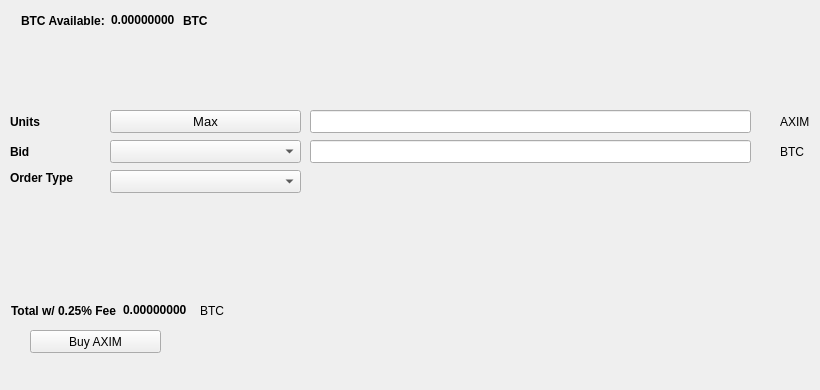
   <widget class="QWidget" name="BuyTab">
    <attribute name="title">
     <string>Buy</string>
    </attribute>
    <widget class="QPushButton" name="BuyAXIM">
     <property name="geometry">
      <rect>
       <x>30</x>
       <y>330</y>
       <width>131</width>
       <height>23</height>
      </rect>
     </property>
     <property name="text">
      <string>Buy AXIM</string>
     </property>
     <property name="icon">
      <iconset resource="../axim.qrc">
       <normaloff>:/icons/bitcoin</normaloff>:/icons/bitcoin</iconset>
     </property>
    </widget>
    <widget class="QLabel" name="label_3">
     <property name="geometry">
      <rect>
       <x>10</x>
       <y>110</y>
       <width>46</width>
       <height>23</height>
      </rect>
     </property>
     <property name="font">
      <font>
       <weight>75</weight>
       <bold>true</bold>
      </font>
     </property>
     <property name="text">
      <string>Units</string>
     </property>
    </widget>
    <widget class="QLineEdit" name="UnitsInput">
     <property name="geometry">
      <rect>
       <x>310</x>
       <y>110</y>
       <width>441</width>
       <height>23</height>
      </rect>
     </property>
     <property name="font">
      <font>
       <pointsize>9</pointsize>
       <weight>75</weight>
       <bold>true</bold>
      </font>
     </property>
    </widget>
    <widget class="QLineEdit" name="BuyBidPriceEdit">
     <property name="geometry">
      <rect>
       <x>310</x>
       <y>140</y>
       <width>441</width>
       <height>23</height>
      </rect>
     </property>
     <property name="font">
      <font>
       <pointsize>9</pointsize>
       <weight>75</weight>
       <bold>true</bold>
      </font>
     </property>
    </widget>
    <widget class="QLabel" name="label_4">
     <property name="geometry">
      <rect>
       <x>780</x>
       <y>110</y>
       <width>31</width>
       <height>23</height>
      </rect>
     </property>
     <property name="text">
      <string>AXIM</string>
     </property>
    </widget>
    <widget class="QLabel" name="label_5">
     <property name="geometry">
      <rect>
       <x>780</x>
       <y>140</y>
       <width>31</width>
       <height>23</height>
      </rect>
     </property>
     <property name="text">
      <string>BTC</string>
     </property>
    </widget>
    <widget class="QLabel" name="label_6">
     <property name="geometry">
      <rect>
       <x>10</x>
       <y>140</y>
       <width>46</width>
       <height>23</height>
      </rect>
     </property>
     <property name="font">
      <font>
       <weight>75</weight>
       <bold>true</bold>
      </font>
     </property>
     <property name="text">
      <string>Bid</string>
     </property>
    </widget>
    <widget class="QLabel" name="label_7">
     <property name="geometry">
      <rect>
       <x>10</x>
       <y>170</y>
       <width>91</width>
       <height>16</height>
      </rect>
     </property>
     <property name="font">
      <font>
       <weight>75</weight>
       <bold>true</bold>
      </font>
     </property>
     <property name="text">
      <string>Order Type</string>
     </property>
    </widget>
    <widget class="QPushButton" name="Buy_Max_Amount">
     <property name="geometry">
      <rect>
       <x>110</x>
       <y>110</y>
       <width>191</width>
       <height>23</height>
      </rect>
     </property>
     <property name="font">
      <font>
       <pointsize>10</pointsize>
      </font>
     </property>
     <property name="text">
      <string>Max</string>
     </property>
    </widget>
    <widget class="QComboBox" name="BuyBidcomboBox">
     <property name="geometry">
      <rect>
       <x>110</x>
       <y>140</y>
       <width>191</width>
       <height>23</height>
      </rect>
     </property>
     <property name="font">
      <font>
       <pointsize>10</pointsize>
      </font>
     </property>
    </widget>
    <widget class="QComboBox" name="buyOrdertypeCombo">
     <property name="geometry">
      <rect>
       <x>110</x>
       <y>170</y>
       <width>191</width>
       <height>23</height>
      </rect>
     </property>
     <property name="font">
      <font>
       <pointsize>10</pointsize>
      </font>
     </property>
    </widget>
    <widget class="QWidget" name="layoutWidget1">
     <property name="geometry">
      <rect>
       <x>21</x>
       <y>11</y>
       <width>227</width>
       <height>19</height>
      </rect>
     </property>
     <layout class="QHBoxLayout" name="horizontalLayout_3">
      <item>
       <widget class="QLabel" name="label232">
        <property name="font">
         <font>
          <weight>75</weight>
          <bold>true</bold>
         </font>
        </property>
        <property name="text">
         <string>BTC Available:</string>
        </property>
       </widget>
      </item>
      <item>
       <widget class="QLabel" name="BtcAvailableLbl">
        <property name="palette">
         <palette>
          <active>
           <colorrole role="WindowText">
            <brush brushstyle="SolidPattern">
             <color alpha="255">
              <red>0</red>
              <green>0</green>
              <blue>0</blue>
             </color>
            </brush>
           </colorrole>
           <colorrole role="Button">
            <brush brushstyle="SolidPattern">
             <color alpha="255">
              <red>0</red>
              <green>170</green>
              <blue>0</blue>
             </color>
            </brush>
           </colorrole>
           <colorrole role="Light">
            <brush brushstyle="SolidPattern">
             <color alpha="255">
              <red>0</red>
              <green>255</green>
              <blue>0</blue>
             </color>
            </brush>
           </colorrole>
           <colorrole role="Midlight">
            <brush brushstyle="SolidPattern">
             <color alpha="255">
              <red>0</red>
              <green>212</green>
              <blue>0</blue>
             </color>
            </brush>
           </colorrole>
           <colorrole role="Dark">
            <brush brushstyle="SolidPattern">
             <color alpha="255">
              <red>0</red>
              <green>85</green>
              <blue>0</blue>
             </color>
            </brush>
           </colorrole>
           <colorrole role="Mid">
            <brush brushstyle="SolidPattern">
             <color alpha="255">
              <red>0</red>
              <green>113</green>
              <blue>0</blue>
             </color>
            </brush>
           </colorrole>
           <colorrole role="Text">
            <brush brushstyle="SolidPattern">
             <color alpha="255">
              <red>0</red>
              <green>170</green>
              <blue>0</blue>
             </color>
            </brush>
           </colorrole>
           <colorrole role="BrightText">
            <brush brushstyle="SolidPattern">
             <color alpha="255">
              <red>255</red>
              <green>255</green>
              <blue>255</blue>
             </color>
            </brush>
           </colorrole>
           <colorrole role="ButtonText">
            <brush brushstyle="SolidPattern">
             <color alpha="255">
              <red>0</red>
              <green>0</green>
              <blue>0</blue>
             </color>
            </brush>
           </colorrole>
           <colorrole role="Base">
            <brush brushstyle="SolidPattern">
             <color alpha="255">
              <red>255</red>
              <green>255</green>
              <blue>255</blue>
             </color>
            </brush>
           </colorrole>
           <colorrole role="Window">
            <brush brushstyle="SolidPattern">
             <color alpha="255">
              <red>0</red>
              <green>170</green>
              <blue>0</blue>
             </color>
            </brush>
           </colorrole>
           <colorrole role="Shadow">
            <brush brushstyle="SolidPattern">
             <color alpha="255">
              <red>0</red>
              <green>0</green>
              <blue>0</blue>
             </color>
            </brush>
           </colorrole>
           <colorrole role="AlternateBase">
            <brush brushstyle="SolidPattern">
             <color alpha="255">
              <red>127</red>
              <green>212</green>
              <blue>127</blue>
             </color>
            </brush>
           </colorrole>
           <colorrole role="ToolTipBase">
            <brush brushstyle="SolidPattern">
             <color alpha="255">
              <red>255</red>
              <green>255</green>
              <blue>220</blue>
             </color>
            </brush>
           </colorrole>
           <colorrole role="ToolTipText">
            <brush brushstyle="SolidPattern">
             <color alpha="255">
              <red>0</red>
              <green>0</green>
              <blue>0</blue>
             </color>
            </brush>
           </colorrole>
          </active>
          <inactive>
           <colorrole role="WindowText">
            <brush brushstyle="SolidPattern">
             <color alpha="255">
              <red>0</red>
              <green>0</green>
              <blue>0</blue>
             </color>
            </brush>
           </colorrole>
           <colorrole role="Button">
            <brush brushstyle="SolidPattern">
             <color alpha="255">
              <red>0</red>
              <green>170</green>
              <blue>0</blue>
             </color>
            </brush>
           </colorrole>
           <colorrole role="Light">
            <brush brushstyle="SolidPattern">
             <color alpha="255">
              <red>0</red>
              <green>255</green>
              <blue>0</blue>
             </color>
            </brush>
           </colorrole>
           <colorrole role="Midlight">
            <brush brushstyle="SolidPattern">
             <color alpha="255">
              <red>0</red>
              <green>212</green>
              <blue>0</blue>
             </color>
            </brush>
           </colorrole>
           <colorrole role="Dark">
            <brush brushstyle="SolidPattern">
             <color alpha="255">
              <red>0</red>
              <green>85</green>
              <blue>0</blue>
             </color>
            </brush>
           </colorrole>
           <colorrole role="Mid">
            <brush brushstyle="SolidPattern">
             <color alpha="255">
              <red>0</red>
              <green>113</green>
              <blue>0</blue>
             </color>
            </brush>
           </colorrole>
           <colorrole role="Text">
            <brush brushstyle="SolidPattern">
             <color alpha="255">
              <red>0</red>
              <green>170</green>
              <blue>0</blue>
             </color>
            </brush>
           </colorrole>
           <colorrole role="BrightText">
            <brush brushstyle="SolidPattern">
             <color alpha="255">
              <red>255</red>
              <green>255</green>
              <blue>255</blue>
             </color>
            </brush>
           </colorrole>
           <colorrole role="ButtonText">
            <brush brushstyle="SolidPattern">
             <color alpha="255">
              <red>0</red>
              <green>0</green>
              <blue>0</blue>
             </color>
            </brush>
           </colorrole>
           <colorrole role="Base">
            <brush brushstyle="SolidPattern">
             <color alpha="255">
              <red>255</red>
              <green>255</green>
              <blue>255</blue>
             </color>
            </brush>
           </colorrole>
           <colorrole role="Window">
            <brush brushstyle="SolidPattern">
             <color alpha="255">
              <red>0</red>
              <green>170</green>
              <blue>0</blue>
             </color>
            </brush>
           </colorrole>
           <colorrole role="Shadow">
            <brush brushstyle="SolidPattern">
             <color alpha="255">
              <red>0</red>
              <green>0</green>
              <blue>0</blue>
             </color>
            </brush>
           </colorrole>
           <colorrole role="AlternateBase">
            <brush brushstyle="SolidPattern">
             <color alpha="255">
              <red>127</red>
              <green>212</green>
              <blue>127</blue>
             </color>
            </brush>
           </colorrole>
           <colorrole role="ToolTipBase">
            <brush brushstyle="SolidPattern">
             <color alpha="255">
              <red>255</red>
              <green>255</green>
              <blue>220</blue>
             </color>
            </brush>
           </colorrole>
           <colorrole role="ToolTipText">
            <brush brushstyle="SolidPattern">
             <color alpha="255">
              <red>0</red>
              <green>0</green>
              <blue>0</blue>
             </color>
            </brush>
           </colorrole>
          </inactive>
          <disabled>
           <colorrole role="WindowText">
            <brush brushstyle="SolidPattern">
             <color alpha="255">
              <red>0</red>
              <green>85</green>
              <blue>0</blue>
             </color>
            </brush>
           </colorrole>
           <colorrole role="Button">
            <brush brushstyle="SolidPattern">
             <color alpha="255">
              <red>0</red>
              <green>170</green>
              <blue>0</blue>
             </color>
            </brush>
           </colorrole>
           <colorrole role="Light">
            <brush brushstyle="SolidPattern">
             <color alpha="255">
              <red>0</red>
              <green>255</green>
              <blue>0</blue>
             </color>
            </brush>
           </colorrole>
           <colorrole role="Midlight">
            <brush brushstyle="SolidPattern">
             <color alpha="255">
              <red>0</red>
              <green>212</green>
              <blue>0</blue>
             </color>
            </brush>
           </colorrole>
           <colorrole role="Dark">
            <brush brushstyle="SolidPattern">
             <color alpha="255">
              <red>0</red>
              <green>85</green>
              <blue>0</blue>
             </color>
            </brush>
           </colorrole>
           <colorrole role="Mid">
            <brush brushstyle="SolidPattern">
             <color alpha="255">
              <red>0</red>
              <green>113</green>
              <blue>0</blue>
             </color>
            </brush>
           </colorrole>
           <colorrole role="Text">
            <brush brushstyle="SolidPattern">
             <color alpha="255">
              <red>0</red>
              <green>85</green>
              <blue>0</blue>
             </color>
            </brush>
           </colorrole>
           <colorrole role="BrightText">
            <brush brushstyle="SolidPattern">
             <color alpha="255">
              <red>255</red>
              <green>255</green>
              <blue>255</blue>
             </color>
            </brush>
           </colorrole>
           <colorrole role="ButtonText">
            <brush brushstyle="SolidPattern">
             <color alpha="255">
              <red>0</red>
              <green>85</green>
              <blue>0</blue>
             </color>
            </brush>
           </colorrole>
           <colorrole role="Base">
            <brush brushstyle="SolidPattern">
             <color alpha="255">
              <red>0</red>
              <green>170</green>
              <blue>0</blue>
             </color>
            </brush>
           </colorrole>
           <colorrole role="Window">
            <brush brushstyle="SolidPattern">
             <color alpha="255">
              <red>0</red>
              <green>170</green>
              <blue>0</blue>
             </color>
            </brush>
           </colorrole>
           <colorrole role="Shadow">
            <brush brushstyle="SolidPattern">
             <color alpha="255">
              <red>0</red>
              <green>0</green>
              <blue>0</blue>
             </color>
            </brush>
           </colorrole>
           <colorrole role="AlternateBase">
            <brush brushstyle="SolidPattern">
             <color alpha="255">
              <red>0</red>
              <green>170</green>
              <blue>0</blue>
             </color>
            </brush>
           </colorrole>
           <colorrole role="ToolTipBase">
            <brush brushstyle="SolidPattern">
             <color alpha="255">
              <red>255</red>
              <green>255</green>
              <blue>220</blue>
             </color>
            </brush>
           </colorrole>
           <colorrole role="ToolTipText">
            <brush brushstyle="SolidPattern">
             <color alpha="255">
              <red>0</red>
              <green>0</green>
              <blue>0</blue>
             </color>
            </brush>
           </colorrole>
          </disabled>
         </palette>
        </property>
        <property name="font">
         <font>
          <weight>75</weight>
          <bold>true</bold>
         </font>
        </property>
        <property name="text">
         <string>0.00000000</string>
        </property>
        <property name="textInteractionFlags">
         <set>Qt::LinksAccessibleByMouse|Qt::TextSelectableByKeyboard|Qt::TextSelectableByMouse</set>
        </property>
       </widget>
      </item>
      <item>
       <widget class="QLabel" name="BtcAvailableLbl_2">
        <property name="font">
         <font>
          <weight>75</weight>
          <bold>true</bold>
         </font>
        </property>
        <property name="text">
         <string>BTC</string>
        </property>
       </widget>
      </item>
     </layout>
    </widget>
    <widget class="QWidget" name="layoutWidge2">
     <property name="geometry">
      <rect>
       <x>11</x>
       <y>301</y>
       <width>259</width>
       <height>19</height>
      </rect>
     </property>
     <layout class="QHBoxLayout" name="horizontalLayout_4">
      <item>
       <widget class="QLabel" name="label_9">
        <property name="font">
         <font>
          <weight>75</weight>
          <bold>true</bold>
         </font>
        </property>
        <property name="text">
         <string>Total w/ 0.25% Fee</string>
        </property>
       </widget>
      </item>
      <item>
       <widget class="QLabel" name="BuyCostLabel">
        <property name="palette">
         <palette>
          <active>
           <colorrole role="WindowText">
            <brush brushstyle="SolidPattern">
             <color alpha="255">
              <red>0</red>
              <green>0</green>
              <blue>0</blue>
             </color>
            </brush>
           </colorrole>
           <colorrole role="Button">
            <brush brushstyle="SolidPattern">
             <color alpha="255">
              <red>0</red>
              <green>170</green>
              <blue>0</blue>
             </color>
            </brush>
           </colorrole>
           <colorrole role="Light">
            <brush brushstyle="SolidPattern">
             <color alpha="255">
              <red>0</red>
              <green>255</green>
              <blue>0</blue>
             </color>
            </brush>
           </colorrole>
           <colorrole role="Midlight">
            <brush brushstyle="SolidPattern">
             <color alpha="255">
              <red>0</red>
              <green>212</green>
              <blue>0</blue>
             </color>
            </brush>
           </colorrole>
           <colorrole role="Dark">
            <brush brushstyle="SolidPattern">
             <color alpha="255">
              <red>0</red>
              <green>85</green>
              <blue>0</blue>
             </color>
            </brush>
           </colorrole>
           <colorrole role="Mid">
            <brush brushstyle="SolidPattern">
             <color alpha="255">
              <red>0</red>
              <green>113</green>
              <blue>0</blue>
             </color>
            </brush>
           </colorrole>
           <colorrole role="Text">
            <brush brushstyle="SolidPattern">
             <color alpha="255">
              <red>0</red>
              <green>170</green>
              <blue>0</blue>
             </color>
            </brush>
           </colorrole>
           <colorrole role="BrightText">
            <brush brushstyle="SolidPattern">
             <color alpha="255">
              <red>255</red>
              <green>255</green>
              <blue>255</blue>
             </color>
            </brush>
           </colorrole>
           <colorrole role="ButtonText">
            <brush brushstyle="SolidPattern">
             <color alpha="255">
              <red>0</red>
              <green>0</green>
              <blue>0</blue>
             </color>
            </brush>
           </colorrole>
           <colorrole role="Base">
            <brush brushstyle="SolidPattern">
             <color alpha="255">
              <red>255</red>
              <green>255</green>
              <blue>255</blue>
             </color>
            </brush>
           </colorrole>
           <colorrole role="Window">
            <brush brushstyle="SolidPattern">
             <color alpha="255">
              <red>0</red>
              <green>170</green>
              <blue>0</blue>
             </color>
            </brush>
           </colorrole>
           <colorrole role="Shadow">
            <brush brushstyle="SolidPattern">
             <color alpha="255">
              <red>0</red>
              <green>0</green>
              <blue>0</blue>
             </color>
            </brush>
           </colorrole>
           <colorrole role="AlternateBase">
            <brush brushstyle="SolidPattern">
             <color alpha="255">
              <red>127</red>
              <green>212</green>
              <blue>127</blue>
             </color>
            </brush>
           </colorrole>
           <colorrole role="ToolTipBase">
            <brush brushstyle="SolidPattern">
             <color alpha="255">
              <red>255</red>
              <green>255</green>
              <blue>220</blue>
             </color>
            </brush>
           </colorrole>
           <colorrole role="ToolTipText">
            <brush brushstyle="SolidPattern">
             <color alpha="255">
              <red>0</red>
              <green>0</green>
              <blue>0</blue>
             </color>
            </brush>
           </colorrole>
          </active>
          <inactive>
           <colorrole role="WindowText">
            <brush brushstyle="SolidPattern">
             <color alpha="255">
              <red>0</red>
              <green>0</green>
              <blue>0</blue>
             </color>
            </brush>
           </colorrole>
           <colorrole role="Button">
            <brush brushstyle="SolidPattern">
             <color alpha="255">
              <red>0</red>
              <green>170</green>
              <blue>0</blue>
             </color>
            </brush>
           </colorrole>
           <colorrole role="Light">
            <brush brushstyle="SolidPattern">
             <color alpha="255">
              <red>0</red>
              <green>255</green>
              <blue>0</blue>
             </color>
            </brush>
           </colorrole>
           <colorrole role="Midlight">
            <brush brushstyle="SolidPattern">
             <color alpha="255">
              <red>0</red>
              <green>212</green>
              <blue>0</blue>
             </color>
            </brush>
           </colorrole>
           <colorrole role="Dark">
            <brush brushstyle="SolidPattern">
             <color alpha="255">
              <red>0</red>
              <green>85</green>
              <blue>0</blue>
             </color>
            </brush>
           </colorrole>
           <colorrole role="Mid">
            <brush brushstyle="SolidPattern">
             <color alpha="255">
              <red>0</red>
              <green>113</green>
              <blue>0</blue>
             </color>
            </brush>
           </colorrole>
           <colorrole role="Text">
            <brush brushstyle="SolidPattern">
             <color alpha="255">
              <red>0</red>
              <green>170</green>
              <blue>0</blue>
             </color>
            </brush>
           </colorrole>
           <colorrole role="BrightText">
            <brush brushstyle="SolidPattern">
             <color alpha="255">
              <red>255</red>
              <green>255</green>
              <blue>255</blue>
             </color>
            </brush>
           </colorrole>
           <colorrole role="ButtonText">
            <brush brushstyle="SolidPattern">
             <color alpha="255">
              <red>0</red>
              <green>0</green>
              <blue>0</blue>
             </color>
            </brush>
           </colorrole>
           <colorrole role="Base">
            <brush brushstyle="SolidPattern">
             <color alpha="255">
              <red>255</red>
              <green>255</green>
              <blue>255</blue>
             </color>
            </brush>
           </colorrole>
           <colorrole role="Window">
            <brush brushstyle="SolidPattern">
             <color alpha="255">
              <red>0</red>
              <green>170</green>
              <blue>0</blue>
             </color>
            </brush>
           </colorrole>
           <colorrole role="Shadow">
            <brush brushstyle="SolidPattern">
             <color alpha="255">
              <red>0</red>
              <green>0</green>
              <blue>0</blue>
             </color>
            </brush>
           </colorrole>
           <colorrole role="AlternateBase">
            <brush brushstyle="SolidPattern">
             <color alpha="255">
              <red>127</red>
              <green>212</green>
              <blue>127</blue>
             </color>
            </brush>
           </colorrole>
           <colorrole role="ToolTipBase">
            <brush brushstyle="SolidPattern">
             <color alpha="255">
              <red>255</red>
              <green>255</green>
              <blue>220</blue>
             </color>
            </brush>
           </colorrole>
           <colorrole role="ToolTipText">
            <brush brushstyle="SolidPattern">
             <color alpha="255">
              <red>0</red>
              <green>0</green>
              <blue>0</blue>
             </color>
            </brush>
           </colorrole>
          </inactive>
          <disabled>
           <colorrole role="WindowText">
            <brush brushstyle="SolidPattern">
             <color alpha="255">
              <red>0</red>
              <green>85</green>
              <blue>0</blue>
             </color>
            </brush>
           </colorrole>
           <colorrole role="Button">
            <brush brushstyle="SolidPattern">
             <color alpha="255">
              <red>0</red>
              <green>170</green>
              <blue>0</blue>
             </color>
            </brush>
           </colorrole>
           <colorrole role="Light">
            <brush brushstyle="SolidPattern">
             <color alpha="255">
              <red>0</red>
              <green>255</green>
              <blue>0</blue>
             </color>
            </brush>
           </colorrole>
           <colorrole role="Midlight">
            <brush brushstyle="SolidPattern">
             <color alpha="255">
              <red>0</red>
              <green>212</green>
              <blue>0</blue>
             </color>
            </brush>
           </colorrole>
           <colorrole role="Dark">
            <brush brushstyle="SolidPattern">
             <color alpha="255">
              <red>0</red>
              <green>85</green>
              <blue>0</blue>
             </color>
            </brush>
           </colorrole>
           <colorrole role="Mid">
            <brush brushstyle="SolidPattern">
             <color alpha="255">
              <red>0</red>
              <green>113</green>
              <blue>0</blue>
             </color>
            </brush>
           </colorrole>
           <colorrole role="Text">
            <brush brushstyle="SolidPattern">
             <color alpha="255">
              <red>0</red>
              <green>85</green>
              <blue>0</blue>
             </color>
            </brush>
           </colorrole>
           <colorrole role="BrightText">
            <brush brushstyle="SolidPattern">
             <color alpha="255">
              <red>255</red>
              <green>255</green>
              <blue>255</blue>
             </color>
            </brush>
           </colorrole>
           <colorrole role="ButtonText">
            <brush brushstyle="SolidPattern">
             <color alpha="255">
              <red>0</red>
              <green>85</green>
              <blue>0</blue>
             </color>
            </brush>
           </colorrole>
           <colorrole role="Base">
            <brush brushstyle="SolidPattern">
             <color alpha="255">
              <red>0</red>
              <green>170</green>
              <blue>0</blue>
             </color>
            </brush>
           </colorrole>
           <colorrole role="Window">
            <brush brushstyle="SolidPattern">
             <color alpha="255">
              <red>0</red>
              <green>170</green>
              <blue>0</blue>
             </color>
            </brush>
           </colorrole>
           <colorrole role="Shadow">
            <brush brushstyle="SolidPattern">
             <color alpha="255">
              <red>0</red>
              <green>0</green>
              <blue>0</blue>
             </color>
            </brush>
           </colorrole>
           <colorrole role="AlternateBase">
            <brush brushstyle="SolidPattern">
             <color alpha="255">
              <red>0</red>
              <green>170</green>
              <blue>0</blue>
             </color>
            </brush>
           </colorrole>
           <colorrole role="ToolTipBase">
            <brush brushstyle="SolidPattern">
             <color alpha="255">
              <red>255</red>
              <green>255</green>
              <blue>220</blue>
             </color>
            </brush>
           </colorrole>
           <colorrole role="ToolTipText">
            <brush brushstyle="SolidPattern">
             <color alpha="255">
              <red>0</red>
              <green>0</green>
              <blue>0</blue>
             </color>
            </brush>
           </colorrole>
          </disabled>
         </palette>
        </property>
        <property name="font">
         <font>
          <weight>75</weight>
          <bold>true</bold>
         </font>
        </property>
        <property name="autoFillBackground">
         <bool>false</bool>
        </property>
        <property name="text">
         <string>0.00000000</string>
        </property>
        <property name="textInteractionFlags">
         <set>Qt::LinksAccessibleByMouse|Qt::TextSelectableByMouse</set>
        </property>
       </widget>
      </item>
      <item>
       <widget class="QLabel" name="label_10">
        <property name="font">
         <font>
          <weight>50</weight>
          <bold>false</bold>
         </font>
        </property>
        <property name="text">
         <string>BTC</string>
        </property>
       </widget>
      </item>
     </layout>
    </widget>
    <widget class="QLabel" name="label_24">
     <property name="geometry">
      <rect>
       <x>460</x>
       <y>300</y>
       <width>281</width>
       <height>81</height>
      </rect>
     </property>
     <property name="text">
      <string/>
     </property>
     <property name="pixmap">
      <pixmap>:/images/bittrex</pixmap>
     </property>
    </widget>
   </widget>
